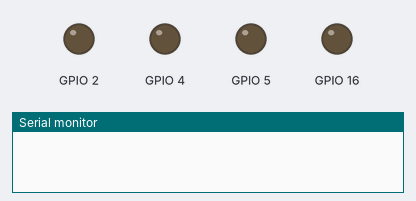
Simulated run of this program. Board: ESP32. On the bench: output pins drawn as LEDs (lit = HIGH), the last lines printed to the serial monitor. At 4.3 s the program stops and its outputs stay as they are.

Above: at 0.0 s.
At 0.4 s:
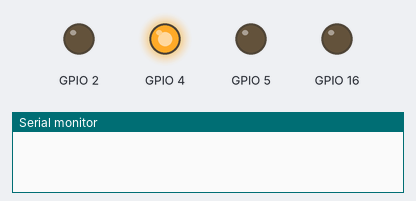
At 1.3 s:
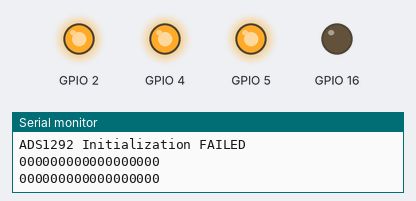
At 3.4 s:
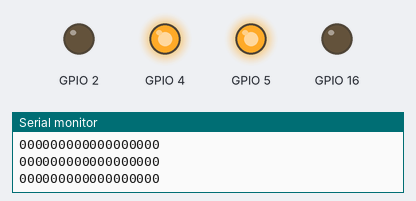
Timing chart, 0 to 4.9 s (numbered marks = the images above):
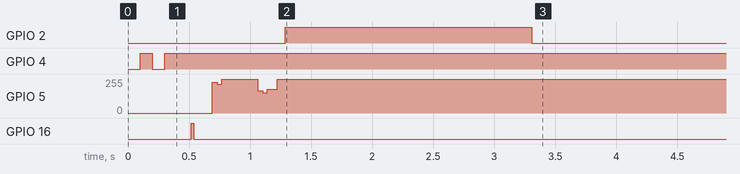

Measured:
- by itself, GPIO 2: LOW → HIGH at 1.3 s, → LOW 2.0 s later

The program:

main.cpp
```cpp
#include "ads1292R.h"

// GPIO define
#define RESETPIN 4U
#define STARTPIN 16U
#define LED 2U

const int sampleRate = SPS_125;
volatile byte RX_Buff[15];
volatile static int RX_Buff_Count = 0;
volatile char *RX_Buff_Ptr;

const boolean DebugEnable = true;

void ads1292Acquisition(const int SS, const int acquistionTime, const int sampleRate, const boolean DebugEnable)
{
  uint16_t acquisitionCount = acquistionTime * sampleRate;

  uint32_t delayTime = 100;
  if (sampleRate != 0)
  {
    delayTime = (1000 / sampleRate);
  }

  if (DebugEnable)
  {
    for (int j = 0; j < acquisitionCount; j++)
    {

      RX_Buff_Ptr = ads1292ReadData(SS);
      // Serial.print("*");
      // Serial.print("-");
      // Serial.print(millis());
      // Serial.print("-");
      for (int i = 0; i < 9; i++)
      {
        RX_Buff[RX_Buff_Count++] = *(RX_Buff_Ptr + i);
        char out[18];
        sprintf(out, "%02X", RX_Buff[i]);
        Serial.print(out);
      }

      RX_Buff_Count = 0;
      Serial.println();
      delay(delayTime);
    }
  }
}

void setup()
{
  // GPIO INIT:
  pinMode(LED, OUTPUT);
  pinMode(RESETPIN, OUTPUT);
  pinMode(STARTPIN, OUTPUT);
  pinMode(SS, OUTPUT);

  // Serial Init
  Serial.begin(115200);
  delay(100);

  // SPI Init
  SPI.begin();
  SPI.setBitOrder(MSBFIRST);
  SPI.setDataMode(SPI_MODE1);
  SPI.setClockDivider(SPI_CLOCK_DIV8);

  // ADS1292R Init
  if (ads1292Init(SS, RESETPIN, STARTPIN, sampleRate))
  {
    Serial.println("ADS1292 Initialization DONE");
    ads1292StartConversion(SS, STARTPIN);
  }
  else
  {
    Serial.println("ADS1292 Initialization FAILED");
    ads1292HardStop(STARTPIN);
  }
}

void loop()
{
  digitalWrite(LED, HIGH);
  ads1292Acquisition(SS, 1, sampleRate, DebugEnable);
  delay(1000);
  digitalWrite(LED, LOW);
  delay(1000);

  for(;;)
  {

  }
}
```
